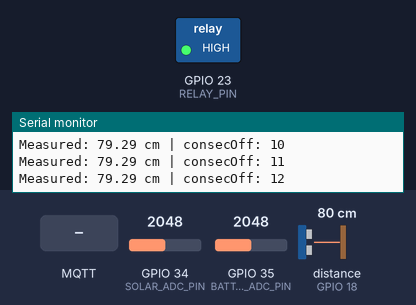
A sketch run on a simulated ESP32. Shown: switched loads named in the sketch (green lamp = pin HIGH), the last lines printed to the serial monitor. Wiring (inferred from the names in the program): ultrasonic range finder: trigger GPIO 5; echo GPIO 18. The inputs (shaded band) are chosen by the test bench; at power-on: distance to the obstacle (sensor on GPIO 18) 80 cm, GPIO 34 (SOLAR_ADC_PIN) = 2048, GPIO 35 (BATTERY_ADC_PIN) = 2048. The echo pulse lasts 58.3 µs per cm; WiFi joins after 1.5 s; servers stay silent unless stated; random numbers use the default seed unless the sketch sets one; no MQTT or app messages arrive unless stated; pins used as bus, display or sensor lines are not drawn.

Above: at 2.9 s.
3.0 s: MQTT message "ON" arrives on the first subscribed topic
At 4.2 s:
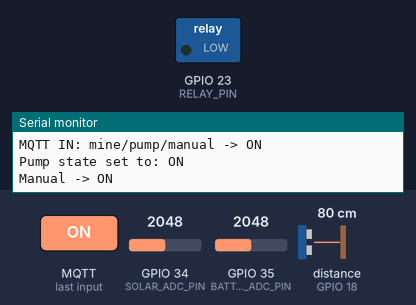
4.5 s: MQTT message "OFF" arrives on the first subscribed topic
At 5.5 s:
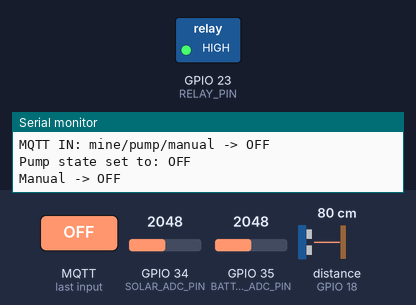
6.0 s: MQTT message "1" arrives on the first subscribed topic
7.5 s: distance to the obstacle (sensor on GPIO 18) set to 6 cm
10.5 s: distance to the obstacle (sensor on GPIO 18) set to 3 cm
At 11.4 s:
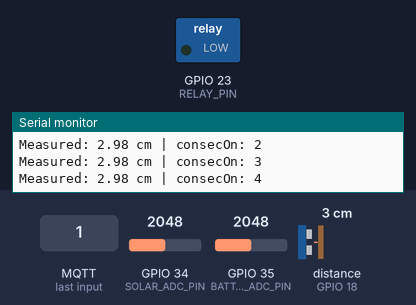
Timing chart, 0 to 42.5 s (numbered marks = the images above; inputs shaded):
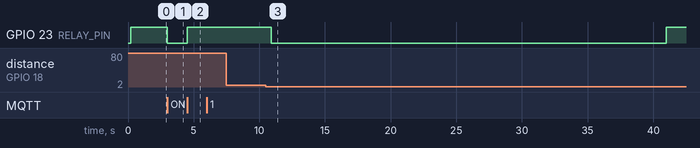

The sketch:

main.ino
```cpp
/*
  Solar Dewatering ESP32 Firmware

  Attribution:

  Human-Written / Reviewed:
  - Code cleanup, formatting, and readability improvements
  - Serial logging and debug message enhancements
  - Minor adjustments to control logic for clarity
  - Removal of unnecessary comments

  AI-Assisted / Original Logic:
  - Sensor reading functions (ultrasonic, solar, battery)
  - Pump control logic (automatic ON/OFF based on water level and power)
  - MQTT communication (connect, subscribe, publish, callback)
  - Pin definitions, thresholds, and timing intervals
  - Core loop structure and telemetry publishing

*/

#include <Arduino.h>
#include <WiFi.h>
#include <PubSubClient.h>

// WiFi and MQTT Configuration
const char* WIFI_SSID = "<Your WiFi SSID>";
const char* WIFI_PASS = "<Your WiFi Password>";
const char* MQTT_BROKER = "test.mosquitto.org";
const uint16_t MQTT_PORT = 1883;

// MQTT Topics
const char* TOPIC_TELEMETRY = "mine/telemetry";
const char* TOPIC_MANUAL = "mine/pump/manual";

// Pin Definitions
const int TRIG_PIN = 5;
const int ECHO_PIN = 18;
const int RELAY_PIN = 23;
const int SOLAR_ADC_PIN = 34;
const int BATTERY_ADC_PIN = 35;

// System Parameters
float LEVEL_ON_CM = 4.0f;
float LEVEL_OFF_CM = 7.0f;
const float SOLAR_V_THRESHOLD = 4.5f;
const float BATTERY_V_THRESHOLD = 3.2f;
const int REQUIRED_CONSECUTIVE = 3;

// Timings
const unsigned long SENSOR_READ_INTERVAL_MS = 250;
const unsigned long CONTROL_LOGIC_INTERVAL_MS = 100;
const unsigned long TELEMETRY_INTERVAL_MS = 2000;
const unsigned long MIN_PUMP_OFF_MS = 5UL * 1000UL;
const unsigned long MAX_PUMP_RUN_MS = 30UL * 1000UL;

// Global Variables
WiFiClient espClient;
PubSubClient mqttClient(espClient);

float waterLevelCM = -1.0f;
float solarVoltage = 0.0f;
float batteryVoltage = 0.0f;
bool pumpState = false;
String manualMode = "AUTO";

int consecOn = 0;
int consecOff = 0;

unsigned long pumpLastChangedMs = 0;
unsigned long pumpStartedAtMs = 0;
unsigned long lastSensorReadMs = 0;
unsigned long lastControlUpdateMs = 0;
unsigned long lastTelemetryMs = 0;

void setPumpState(bool newState);
void mqttConnect();

unsigned long nowMs() {
  return millis();
}

float measureDistanceCM() {
  digitalWrite(TRIG_PIN, LOW);
  delayMicroseconds(2);
  digitalWrite(TRIG_PIN, HIGH);
  delayMicroseconds(10);
  digitalWrite(TRIG_PIN, LOW);
  unsigned long duration = pulseIn(ECHO_PIN, HIGH, 30000UL);
  if (duration == 0) return -1.0f;
  return (duration * 0.034f / 2.0f);
}

float readSolarVoltage() {
  int raw = analogRead(SOLAR_ADC_PIN);
  float v_adc = raw * (3.3f / 4095.0f);
  return v_adc * 11.0f;
}

float readBatteryVoltage() {
  int raw = analogRead(BATTERY_ADC_PIN);
  float v_adc = raw * (3.3f / 4095.0f);
  return v_adc * 2.0f;
}

void setPumpState(bool newState) {
    if (pumpState == newState) return;

    pumpState = newState;
    digitalWrite(RELAY_PIN, pumpState ? LOW : HIGH);
    pumpLastChangedMs = nowMs();
    if (pumpState) {
        pumpStartedAtMs = nowMs();
    }
    consecOn = 0;
    consecOff = 0;
    Serial.printf("Pump state set to: %s\n", pumpState ? "ON" : "OFF");
}

void mqttCallback(char* topic, byte* payload, unsigned int length) {
  String msg;
  msg.reserve(length);
  for (unsigned int i = 0; i < length; ++i) {
    msg += (char)payload[i];
  }
  String t = String(topic);
  Serial.println("MQTT IN: " + t + " -> " + msg);

  if (t == TOPIC_MANUAL) {
    if (msg == "ON") {
      manualMode = "ON";
      setPumpState(true);
      Serial.println("Manual -> ON");
    } else if (msg == "OFF") {
      manualMode = "OFF";
      setPumpState(false);
      Serial.println("Manual -> OFF");
    } else {
      manualMode = "AUTO";
      Serial.println("Manual -> AUTO");
    }
  }
}

void connectWiFi() {
  if (WiFi.status() == WL_CONNECTED) return;
  Serial.print("Connecting WiFi...");
  WiFi.begin(WIFI_SSID, WIFI_PASS);
  unsigned long start = nowMs();
  while (WiFi.status() != WL_CONNECTED && nowMs() - start < 20000) {
    Serial.print(".");
    delay(500);
  }
  if (WiFi.status() == WL_CONNECTED) Serial.println("\nWiFi connected");
  else Serial.println("\nWiFi connect failed");
}

void mqttConnect() {
  while (!mqttClient.connected()) {
    Serial.print("Connecting MQTT...");
    String clientId = "ESP32-dewater-" + String((uint32_t)esp_random(), HEX);
    if (mqttClient.connect(clientId.c_str())) {
      Serial.println("connected");
      mqttClient.subscribe(TOPIC_MANUAL);
    } else {
      Serial.print("fail rc=");
      Serial.print(mqttClient.state());
      Serial.println(", retry in 3s");
      delay(3000);
    }
  }
}

void handleSensors() {
  waterLevelCM = measureDistanceCM();
  solarVoltage = readSolarVoltage();
  batteryVoltage = readBatteryVoltage();
}

void handleControl() {
  if (pumpState && (nowMs() - pumpStartedAtMs > MAX_PUMP_RUN_MS)) {
    Serial.println("Control: Max pump run reached -> forcing OFF");
    setPumpState(false);
  }

  if (manualMode != "AUTO") {
    return;
  }

  if (waterLevelCM < 0) {
    Serial.println("Measurement INVALID (timeout)");
    consecOn = 0;
    consecOff = 0;
    return;
  }

  bool canRunOnSolar = solarVoltage > SOLAR_V_THRESHOLD;
  bool canRunOnBattery = batteryVoltage > BATTERY_V_THRESHOLD;

  if (!canRunOnSolar && !canRunOnBattery) {
    if (pumpState) {
        Serial.println("Power sources depleted, turning pump OFF");
        setPumpState(false);
    }
    return;
  }

  Serial.print("Measured: " + String(waterLevelCM, 2) + " cm");

  if (waterLevelCM <= LEVEL_ON_CM) {
    consecOn++;
    consecOff = 0;
    Serial.print(" | consecOn: " + String(consecOn));
    if (consecOn >= REQUIRED_CONSECUTIVE) {
      if (!pumpState && (nowMs() - pumpLastChangedMs >= MIN_PUMP_OFF_MS)) {
        Serial.print(" ==> Turning ON");
        setPumpState(true);
      }
    }
  }
  else if (waterLevelCM >= LEVEL_OFF_CM) {
    consecOff++;
    consecOn = 0;
    Serial.print(" | consecOff: " + String(consecOff));
    if (consecOff >= REQUIRED_CONSECUTIVE) {
      if (pumpState) {
        Serial.print(" ==> Turning OFF");
        setPumpState(false);
      }
    }
  }
  else {
    consecOn = 0;
    consecOff = 0;
    Serial.print(" | Mid-range");
  }
  Serial.println();
}

void handleTelemetry() {
  String pStateStr = pumpState ? "ON" : "OFF";

  String payload = "{";
  payload += "\"ts\":" + String(nowMs()) + ",";
  payload += "\"water_level_cm\":" + String(waterLevelCM, 2) + ",";
  payload += "\"solar_voltage\":" + String(solarVoltage, 2) + ",";
  payload += "\"battery_voltage\":" + String(batteryVoltage, 2) + ",";
  payload += "\"pump_status\":\"" + pStateStr + "\",";
  payload += "\"manual_mode\":\"" + manualMode + "\"";
  payload += "}";

  mqttClient.publish(TOPIC_TELEMETRY, payload.c_str());
}

void setup() {
  Serial.begin(115200);
  delay(200);

  pinMode(TRIG_PIN, OUTPUT);
  pinMode(ECHO_PIN, INPUT);
  pinMode(RELAY_PIN, OUTPUT);
  digitalWrite(RELAY_PIN, HIGH);

  connectWiFi();
  mqttClient.setServer(MQTT_BROKER, MQTT_PORT);
  mqttClient.setCallback(mqttCallback);
  unsigned long now = nowMs();
  pumpLastChangedMs = now;
  pumpStartedAtMs = now;

  Serial.println("Solar Dewatering Firmware Initialized.");
}

void loop() {
  unsigned long now = nowMs();

  if (WiFi.status() != WL_CONNECTED) connectWiFi();
  if (!mqttClient.connected()) mqttConnect();
  mqttClient.loop();

  if (now - lastSensorReadMs >= SENSOR_READ_INTERVAL_MS) {
    lastSensorReadMs = now;
    handleSensors();
  }

  if (now - lastControlUpdateMs >= CONTROL_LOGIC_INTERVAL_MS) {
    lastControlUpdateMs = now;
    handleControl();
  }

  if (now - lastTelemetryMs >= TELEMETRY_INTERVAL_MS) {
    lastTelemetryMs = now;
    handleTelemetry();
  }
}
```

Measured:
- the behaviour switches between 5 and 4 cm on distance to the obstacle (sensor on GPIO 18) (found by bisection; images 2 and 3)
- after the input at 3.0 s, GPIO 23 (RELAY_PIN): HIGH → LOW at once
- after the input at 4.5 s, GPIO 23 (RELAY_PIN): LOW → HIGH at once
- after the input at 10.5 s, GPIO 23 (RELAY_PIN): HIGH → LOW after 0.43 s, → HIGH 30.1 s later
